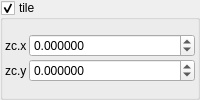
    <widget class="MyGroupBox" name="groupCheck_transf_function_enabledT_false">
     <property name="toolTip">
      <string/>
     </property>
     <property name="title">
      <string>tile&amp;</string>
     </property>
     <property name="checkable">
      <bool>true</bool>
     </property>
     <layout class="QVBoxLayout" name="verticalLayout_38" stretch="0">
      <property name="spacing">
       <number>2</number>
      </property>
      <property name="leftMargin">
       <number>2</number>
      </property>
      <property name="topMargin">
       <number>2</number>
      </property>
      <property name="rightMargin">
       <number>2</number>
      </property>
      <property name="bottomMargin">
       <number>2</number>
      </property>
      <item>
       <layout class="QGridLayout" name="gridLayout_22" columnstretch="0,1">
        <property name="spacing">
         <number>2</number>
        </property>
        <item row="2" column="0">
         <widget class="QLabel" name="label_58">
          <property name="text">
           <string notr="true">zc.y</string>
          </property>
         </widget>
        </item>
        <item row="2" column="1">
         <widget class="MyDoubleSpinBox" name="spinbox_transf_offsetA_2">
          <property name="enabled">
           <bool>true</bool>
          </property>
          <property name="sizePolicy">
           <sizepolicy hsizetype="Minimum" vsizetype="Maximum">
            <horstretch>0</horstretch>
            <verstretch>0</verstretch>
           </sizepolicy>
          </property>
          <property name="prefix">
           <string/>
          </property>
          <property name="decimals">
           <number>6</number>
          </property>
          <property name="minimum">
           <double>-99.989999999999995</double>
          </property>
          <property name="singleStep">
           <double>0.100000000000000</double>
          </property>
         </widget>
        </item>
        <item row="1" column="0">
         <widget class="QLabel" name="label_54">
          <property name="text">
           <string notr="true">zc.x</string>
          </property>
         </widget>
        </item>
        <item row="1" column="1">
         <widget class="MyDoubleSpinBox" name="spinbox_transf_offset_2">
          <property name="enabled">
           <bool>true</bool>
          </property>
          <property name="sizePolicy">
           <sizepolicy hsizetype="Minimum" vsizetype="Maximum">
            <horstretch>0</horstretch>
            <verstretch>0</verstretch>
           </sizepolicy>
          </property>
          <property name="prefix">
           <string/>
          </property>
          <property name="decimals">
           <number>6</number>
          </property>
          <property name="minimum">
           <double>-99.989999999999995</double>
          </property>
          <property name="singleStep">
           <double>0.100000000000000</double>
          </property>
         </widget>
        </item>
       </layout>
      </item>
     </layout>
    </widget>
